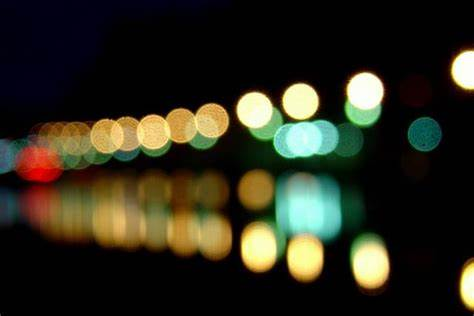
#> input picture Tugas IV/Max Filter/th.jpg, 474 x 316 px
$ python MaxFilter.py
#> lines starting #> are read from the running program, lines starting #| are printed output that depends on the picture
import numpy as np
import cv2

img = cv2.imread('th.jpg')
#> img is the input picture: shape (316, 474, 3); mean B, G, R 30.1, 44.6, 45.9
img = cv2.resize(img, (1000,1000))
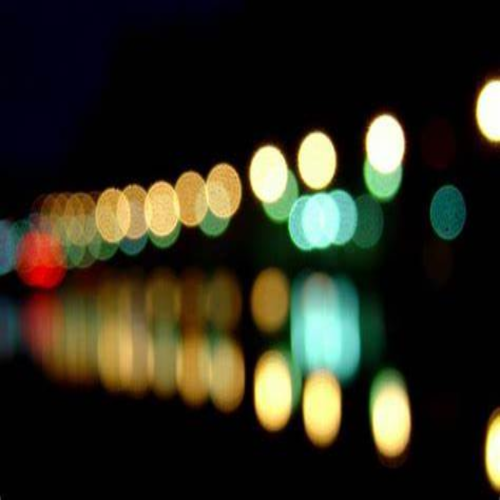
#> img: shape (1000, 1000, 3) (shown at 1/2 size); mean B, G, R 30.1, 44.5, 45.8
kernel_size = 3
kernel = np.ones((kernel_size, kernel_size), np.uint8)
maximum = cv2.dilate(img, kernel)

cv2.imshow('Original', img)
cv2.imshow('Maximum Filter', maximum)
cv2.waitKey(0)
cv2.destroyAllWindows()
